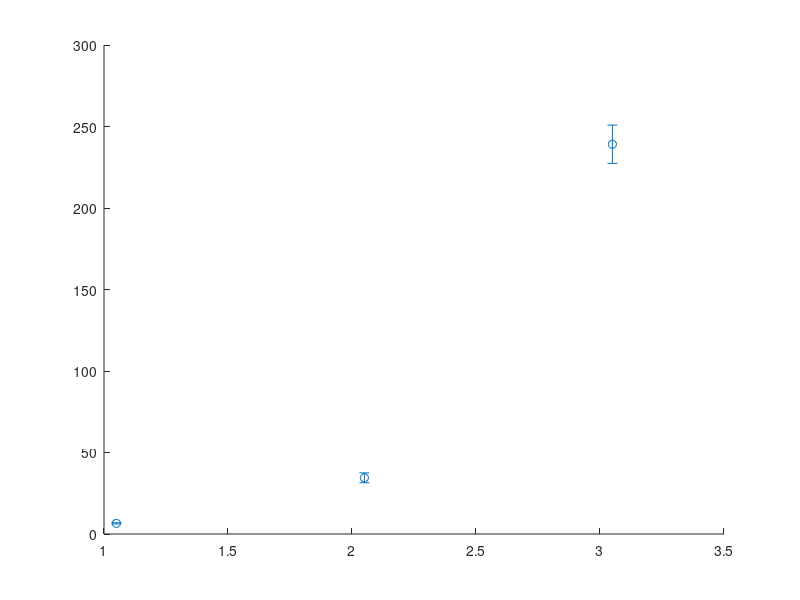

Reproduce this figure in MATLAB. (Note: this script raises an error after producing the figure.)
x = [0.95, 1.05, 1.95, 2.05, 2.95, 3.05];
y = [6.534276, 6.074313, 34.472868, 24.140525, 239.11109, 137.67944];
x2 = [0.95, 1.95, 2.95];
x1 = [1.05, 2.05, 3.05];
y1 = [6.534276, 34.472868, 239.11109];
y2 = [6.074313, 24.140525, 137.67944];
err1 = [0.3738506,3.0307322,11.741554];
err2 = [0.9285516,2.261616,9.197304];
err = [0.3738506, 0.9285516, 3.0307322, 2.261616, 11.741554, 9.197304];
% y = [.085, .02, 0.035, 0.07, 0.07];
% err = [0.004, 0.007, 0.006, 0.005, 0.005];
% y = [.033, .03, 0.04, 0.038, 0.038];
% err = [0.0031, 0.0035, 0.002, 0.003, 0.003];
% y = [.001, .00075, 0.0017, 0.0016, 0.0016];
% err = [0.0001, 0.0001, 0.0001, 0.0001, 0.0001];
errorbar(x1,y1,err1,'o', 'Color', [0 0.5 0], 'LineWidth', 2);
hold on;
errorbar(x2,y2,err2,'o', 'Color', 'red', 'LineWidth', 2);
% yline(0,'--');

% line([3],[0.04],'LineStyle', 'o');
hold on;
% plot(1, 0.01, '.', 'LineWidth', 10);
% plot(.1,.006,'.', 'Color', 'red', 'MarkerSize', 20);
% hold on;
% line([1 5], [0 0],'LineStyle','--','Color', 'black', 'LineWidth', 2);
ylim([-10 260]);
% xlim([0.075 .525]);
xticks([1,2,3]);
% yticks([0, 0.005, 0.01]);
xticklabels({'Saccade', 'Target', 'Rule'});
a = get(gca,'XTickLabel');
set(gca,'XTickLabel',a,'fontsize',8)
ylabel('Normalized Likelihood of the Rule Model','FontSize',10);
xlabel('Channels','FontSize',10);
legend({'Learned', 'Unlearned'}, 'Location','northwest');
% daspect([13 1 1])
grid on;